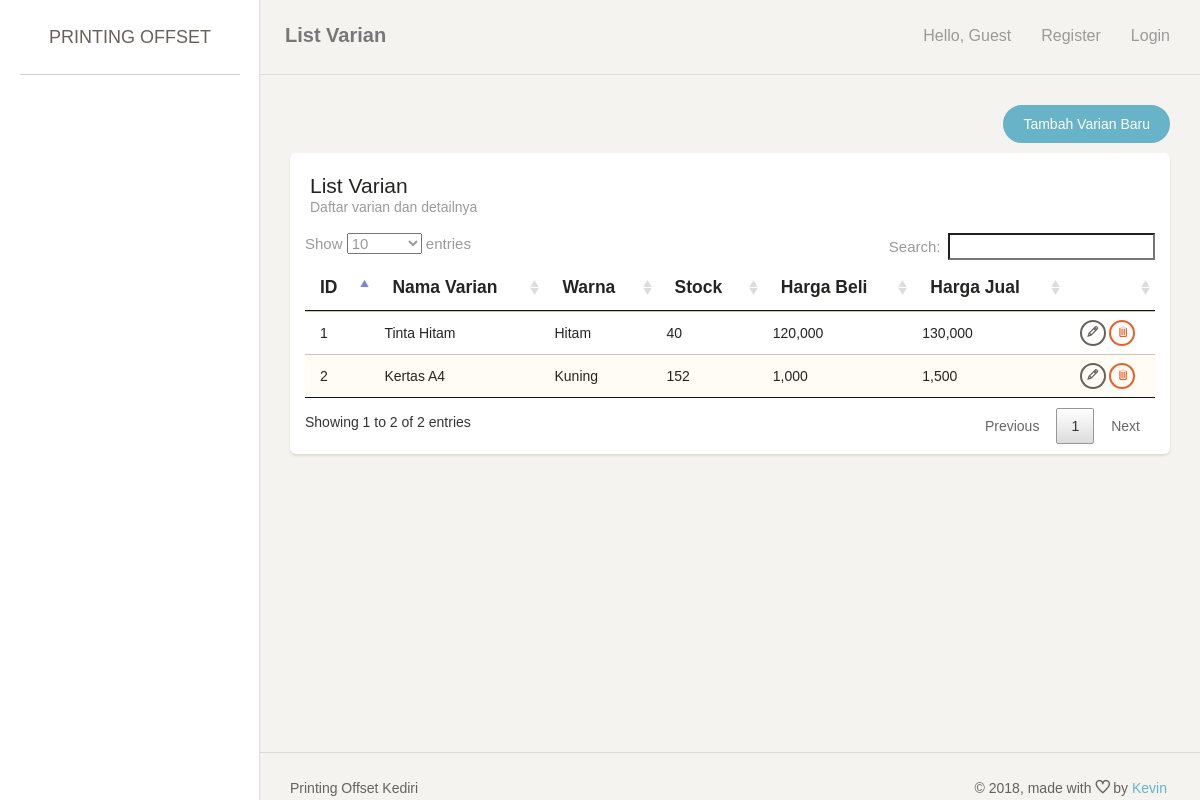
/index.php/barang, run on the app's committed database.
### tables this page shows
CREATE TABLE `varian` (
  `id_varian` int(11) NOT NULL,
  `id_jenis_barang` int(11) NOT NULL,
  `id_ukuran_kertas` int(11) DEFAULT NULL,
  `id_jenis_kertas` int(11) DEFAULT NULL,
  `nama_varian` varchar(255) DEFAULT NULL,
  `jumlah` int(11) DEFAULT NULL,
  `stock_awal` int(11) DEFAULT NULL,
  `stock` int(11) DEFAULT NULL,
  `warna` varchar(100) DEFAULT NULL,
  `harga_beli` int(11) DEFAULT NULL,
  `harga_jual` int(11) DEFAULT NULL,
  `warning` int(11) NOT NULL DEFAULT '100'
);

### application/controllers/Barang.php (called while the page is built, shortened)
<?php
class Barang extends CI_Controller {
	public function index() {
		$this->lst();
	}
	public function lst() {
		if ($_SESSION['printer']['user']['role'] == 0){
			$data['page_title'] = 'List Varian';
			$data['page_note'] = 'Daftar varian dan detailnya';
			$data['row'] = $this->MBarang->getAllWithParent();
			$this->load->view('header', $data);
			$this->load->view('barang_list', $data);
			$this->load->view('footer', $data);
		} else {
			redirect('login');
		}
	}
}

### index.php (called while the page is built, shortened)
<?php
require_once BASEPATH.'core/CodeIgniter.php';

### application/models/Barang_model.php (called while the page is built, shortened)
<?php
class Barang_model extends CI_Model {
	public function getAllWithParent() {
		$this->db->from('varian v, jenis_barang jb, ukuran_kertas uk, jenis_kertas jk');
		$this->db->where('v.id_jenis_barang = jb.id_jenis_barang');
		$this->db->where('v.id_ukuran_kertas = uk.id_ukuran_kertas');
		$this->db->where('v.id_jenis_kertas = jk.id_jenis_kertas');
		$this->db->order_by('v.id_varian', 'asc');
		return $this->db->get()->result_array();
	}
}

### application/views/barang_list.php (the view, shortened to what this page needs)
<div class="content">
    <div class="container-fluid">
        <div class="row">
            <div class="col-md-12">
                <div align="right" style="margin-bottom: 10px;">
                    <a href="<?= site_url('barang/add'); ?>" class="btn btn-info btn-fill btn-wd" >Tambah Varian Baru</a>
                </div>
                <div class="card">
                    <div class="header">
                        <h4 class="title"><?= $page_title; ?></h4>
                        <p class="category"><?= $page_note; ?></p>
                    </div>
                    <div class="content table-responsive">
                        <table id="myTable" class="table table-striped">
                            <thead><tr>
                                <th>ID</th>
                                <th>Nama Varian</th>
                                <th>Warna</th>
                                <th>Stock</th>
                                <th>Harga Beli</th>
                                <th>Harga Jual</th>
                                <th></th>
                            </tr></thead>
                            <tbody>
                                <?php foreach ($row as $key => $value) {
                                    ?>
                                    <tr>
                                        <td><?= $value['id_varian']; ?></td>
                                        <td><?= $value['nama_varian']; ?></td>
                                        <td><?= $value['warna']; ?></td>
                                        <td><?= $value['stock']; ?></td>
                                        <td><?= number_format($value['harga_beli']); ?></td>
                                        <td><?= number_format($value['harga_jual']); ?></td>
                                        <td align="center">
                                            <a href="<?= site_url('barang/edit/'.$value['id_varian']); ?>" class="btn btn-waning btn-xs"><span class="ti-pencil" title="Edit"></span></a>
                                            <a href="<?= site_url('barang/delete/'.$value['id_varian']); ?>" class="btn btn-danger btn-xs"><span class="ti-trash" title="Delete"></span></a>
                                        </td>
                                    </tr>
                                    <?php
                                } ?>
                            </tbody>
                        </table>
                    </div>
                </div>
            </div>
        </div>
    </div>
</div>

### data on the page
varian: id_varian "1", nama_varian "Tinta Hitam", warna "Hitam", stock "40", harga_beli "120,000", harga_jual "130,000"
varian: id_varian "2", nama_varian "Kertas A4", warna "Kuning", stock "152", harga_beli "1,000", harga_jual "1,500"

### other printed values
$page_title "List Varian"
$page_note "Daftar varian dan detailnya"
